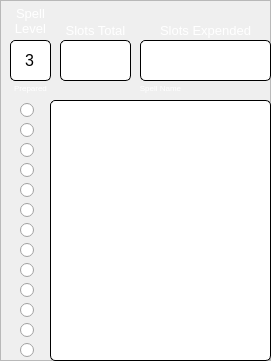
    <widget class="QFrame" name="frame_26">
     <property name="geometry">
      <rect>
       <x>310</x>
       <y>480</y>
       <width>271</width>
       <height>361</height>
      </rect>
     </property>
     <property name="frameShape">
      <enum>QFrame::StyledPanel</enum>
     </property>
     <property name="frameShadow">
      <enum>QFrame::Raised</enum>
     </property>
     <widget class="QLineEdit" name="SpellcastingAbility_9">
      <property name="geometry">
       <rect>
        <x>10</x>
        <y>40</y>
        <width>41</width>
        <height>41</height>
       </rect>
      </property>
      <property name="font">
       <font>
        <pointsize>12</pointsize>
       </font>
      </property>
      <property name="styleSheet">
       <string notr="true"> background-color: white;
 border-style: solid;
 border-width:1px;
 border-radius:5px;
 border-color: black;</string>
      </property>
      <property name="text">
       <string>3</string>
      </property>
      <property name="alignment">
       <set>Qt::AlignCenter</set>
      </property>
      <property name="readOnly">
       <bool>true</bool>
      </property>
     </widget>
     <widget class="QLineEdit" name="SlotsTotal3">
      <property name="geometry">
       <rect>
        <x>60</x>
        <y>40</y>
        <width>71</width>
        <height>41</height>
       </rect>
      </property>
      <property name="font">
       <font>
        <pointsize>12</pointsize>
       </font>
      </property>
      <property name="styleSheet">
       <string notr="true"> background-color: white;
 border-style: solid;
 border-width:1px;
 border-radius:5px;
 border-color: black;</string>
      </property>
      <property name="text">
       <string/>
      </property>
      <property name="alignment">
       <set>Qt::AlignCenter</set>
      </property>
     </widget>
     <widget class="QPlainTextEdit" name="Lvl3Spells">
      <property name="geometry">
       <rect>
        <x>50</x>
        <y>100</y>
        <width>221</width>
        <height>261</height>
       </rect>
      </property>
      <property name="font">
       <font>
        <pointsize>11</pointsize>
       </font>
      </property>
      <property name="styleSheet">
       <string notr="true"> background-color: white;
 border-style: solid;
 border-width:1px;
 border-radius:5px;
 border-color: black;</string>
      </property>
      <property name="plainText">
       <string/>
      </property>
     </widget>
     <widget class="QLabel" name="label_121">
      <property name="geometry">
       <rect>
        <x>0</x>
        <y>0</y>
        <width>61</width>
        <height>41</height>
       </rect>
      </property>
      <property name="font">
       <font>
        <pointsize>10</pointsize>
       </font>
      </property>
      <property name="styleSheet">
       <string notr="true">color: rgb(255, 255, 255);</string>
      </property>
      <property name="text">
       <string>Spell
Level</string>
      </property>
      <property name="alignment">
       <set>Qt::AlignCenter</set>
      </property>
     </widget>
     <widget class="QLineEdit" name="Expended3">
      <property name="geometry">
       <rect>
        <x>140</x>
        <y>40</y>
        <width>131</width>
        <height>41</height>
       </rect>
      </property>
      <property name="font">
       <font>
        <pointsize>12</pointsize>
       </font>
      </property>
      <property name="styleSheet">
       <string notr="true"> background-color: white;
 border-style: solid;
 border-width:1px;
 border-radius:5px;
 border-color: black;</string>
      </property>
      <property name="text">
       <string/>
      </property>
      <property name="alignment">
       <set>Qt::AlignCenter</set>
      </property>
     </widget>
     <widget class="QLabel" name="label_122">
      <property name="geometry">
       <rect>
        <x>50</x>
        <y>20</y>
        <width>91</width>
        <height>21</height>
       </rect>
      </property>
      <property name="font">
       <font>
        <pointsize>10</pointsize>
       </font>
      </property>
      <property name="styleSheet">
       <string notr="true">color: rgb(255, 255, 255);</string>
      </property>
      <property name="text">
       <string>Slots Total</string>
      </property>
      <property name="alignment">
       <set>Qt::AlignCenter</set>
      </property>
     </widget>
     <widget class="QLabel" name="label_123">
      <property name="geometry">
       <rect>
        <x>140</x>
        <y>20</y>
        <width>131</width>
        <height>21</height>
       </rect>
      </property>
      <property name="font">
       <font>
        <pointsize>10</pointsize>
       </font>
      </property>
      <property name="styleSheet">
       <string notr="true">color: rgb(255, 255, 255);</string>
      </property>
      <property name="text">
       <string>Slots Expended</string>
      </property>
      <property name="alignment">
       <set>Qt::AlignCenter</set>
      </property>
     </widget>
     <widget class="QRadioButton" name="Lvl3Prep2">
      <property name="geometry">
       <rect>
        <x>20</x>
        <y>120</y>
        <width>16</width>
        <height>20</height>
       </rect>
      </property>
      <property name="text">
       <string/>
      </property>
      <property name="autoExclusive">
       <bool>false</bool>
      </property>
     </widget>
     <widget class="QRadioButton" name="Lvl3Prep1">
      <property name="geometry">
       <rect>
        <x>20</x>
        <y>100</y>
        <width>16</width>
        <height>20</height>
       </rect>
      </property>
      <property name="text">
       <string/>
      </property>
      <property name="autoExclusive">
       <bool>false</bool>
      </property>
     </widget>
     <widget class="QRadioButton" name="Lvl3Prep4">
      <property name="geometry">
       <rect>
        <x>20</x>
        <y>160</y>
        <width>16</width>
        <height>20</height>
       </rect>
      </property>
      <property name="text">
       <string/>
      </property>
      <property name="autoExclusive">
       <bool>false</bool>
      </property>
     </widget>
     <widget class="QRadioButton" name="Lvl3Prep3">
      <property name="geometry">
       <rect>
        <x>20</x>
        <y>140</y>
        <width>16</width>
        <height>20</height>
       </rect>
      </property>
      <property name="text">
       <string/>
      </property>
      <property name="autoExclusive">
       <bool>false</bool>
      </property>
     </widget>
     <widget class="QRadioButton" name="Lvl3Prep6">
      <property name="geometry">
       <rect>
        <x>20</x>
        <y>200</y>
        <width>16</width>
        <height>20</height>
       </rect>
      </property>
      <property name="text">
       <string/>
      </property>
      <property name="autoExclusive">
       <bool>false</bool>
      </property>
     </widget>
     <widget class="QRadioButton" name="Lvl3Prep5">
      <property name="geometry">
       <rect>
        <x>20</x>
        <y>180</y>
        <width>16</width>
        <height>20</height>
       </rect>
      </property>
      <property name="text">
       <string/>
      </property>
      <property name="autoExclusive">
       <bool>false</bool>
      </property>
     </widget>
     <widget class="QRadioButton" name="Lvl3Prep8">
      <property name="geometry">
       <rect>
        <x>20</x>
        <y>240</y>
        <width>16</width>
        <height>20</height>
       </rect>
      </property>
      <property name="text">
       <string/>
      </property>
      <property name="autoExclusive">
       <bool>false</bool>
      </property>
     </widget>
     <widget class="QRadioButton" name="Lvl3Prep7">
      <property name="geometry">
       <rect>
        <x>20</x>
        <y>220</y>
        <width>16</width>
        <height>20</height>
       </rect>
      </property>
      <property name="text">
       <string/>
      </property>
      <property name="autoExclusive">
       <bool>false</bool>
      </property>
     </widget>
     <widget class="QLabel" name="label_124">
      <property name="geometry">
       <rect>
        <x>10</x>
        <y>80</y>
        <width>41</width>
        <height>16</height>
       </rect>
      </property>
      <property name="font">
       <font>
        <pointsize>6</pointsize>
       </font>
      </property>
      <property name="styleSheet">
       <string notr="true">color: rgb(255, 255, 255);</string>
      </property>
      <property name="text">
       <string>Prepared</string>
      </property>
      <property name="alignment">
       <set>Qt::AlignCenter</set>
      </property>
     </widget>
     <widget class="QLabel" name="label_125">
      <property name="geometry">
       <rect>
        <x>50</x>
        <y>80</y>
        <width>221</width>
        <height>16</height>
       </rect>
      </property>
      <property name="font">
       <font>
        <pointsize>6</pointsize>
       </font>
      </property>
      <property name="styleSheet">
       <string notr="true">color: rgb(255, 255, 255);</string>
      </property>
      <property name="text">
       <string>Spell Name</string>
      </property>
      <property name="alignment">
       <set>Qt::AlignCenter</set>
      </property>
     </widget>
     <widget class="QRadioButton" name="Lvl3Prep11">
      <property name="geometry">
       <rect>
        <x>20</x>
        <y>300</y>
        <width>16</width>
        <height>20</height>
       </rect>
      </property>
      <property name="text">
       <string/>
      </property>
      <property name="autoExclusive">
       <bool>false</bool>
      </property>
     </widget>
     <widget class="QRadioButton" name="Lvl3Prep10">
      <property name="geometry">
       <rect>
        <x>20</x>
        <y>280</y>
        <width>16</width>
        <height>20</height>
       </rect>
      </property>
      <property name="text">
       <string/>
      </property>
      <property name="autoExclusive">
       <bool>false</bool>
      </property>
     </widget>
     <widget class="QRadioButton" name="Lvl3Prep13">
      <property name="geometry">
       <rect>
        <x>20</x>
        <y>340</y>
        <width>16</width>
        <height>20</height>
       </rect>
      </property>
      <property name="text">
       <string/>
      </property>
      <property name="autoExclusive">
       <bool>false</bool>
      </property>
     </widget>
     <widget class="QRadioButton" name="Lvl3Prep12">
      <property name="geometry">
       <rect>
        <x>20</x>
        <y>320</y>
        <width>16</width>
        <height>20</height>
       </rect>
      </property>
      <property name="text">
       <string/>
      </property>
      <property name="autoExclusive">
       <bool>false</bool>
      </property>
     </widget>
     <widget class="QRadioButton" name="Lvl3Prep9">
      <property name="geometry">
       <rect>
        <x>20</x>
        <y>260</y>
        <width>16</width>
        <height>20</height>
       </rect>
      </property>
      <property name="text">
       <string/>
      </property>
      <property name="autoExclusive">
       <bool>false</bool>
      </property>
     </widget>
    </widget>
